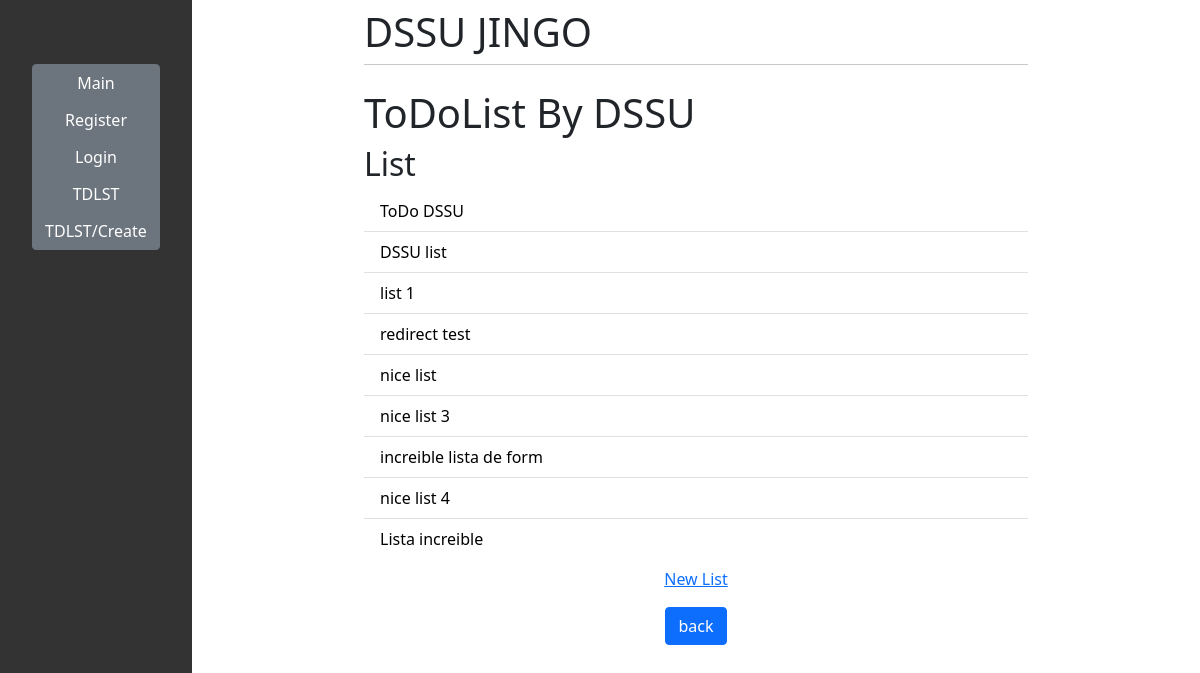
Page /sqlite/tdlst/ on the earlier database version.
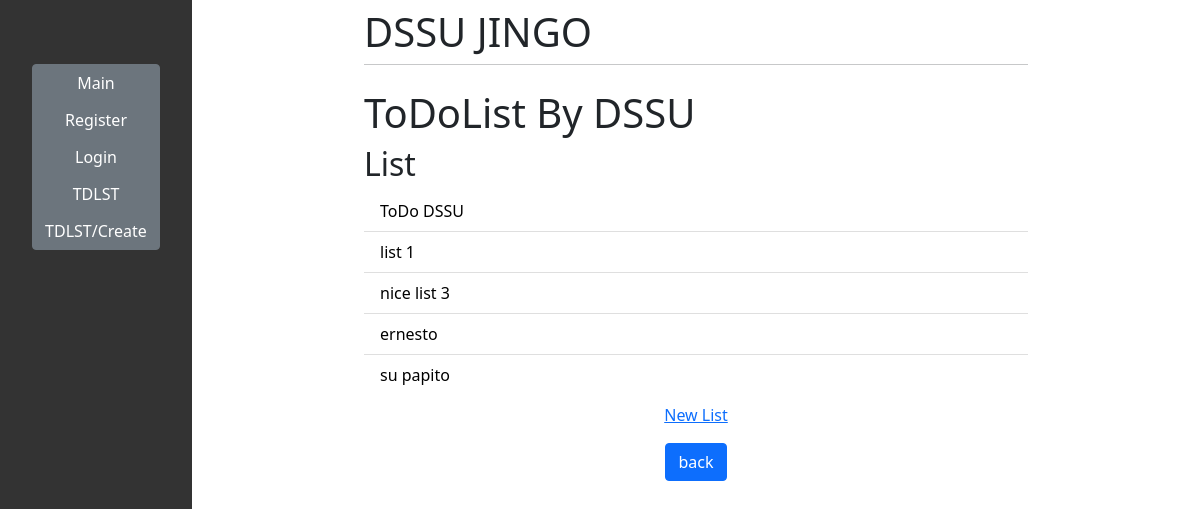
Same page on the later database version.
### tdlst/models.py (models this page shows, shortened)
class ToDoList(models.Model):
    name = models.CharField(max_length=200)

### tdlst/views.py (the view)
# urls.py: path('', views.index, name='index'),
def index(response):
    lsts = obj.all()
    return render(response, 'tdlst/list.html', {'lsts':lsts})

### tdlst/templates/tdlst/list.html (shortened to what this page needs)
{% extends 'main/base.html' %}
{% block content %}
<h1 class="mt-2">ToDoList By DSSU</h1>
<h2>List</h2>
<ul class="list-group list-group-flush">
{% for lst in lsts %}
    <li class="list-group-item"><a href="{{lst.id}}">{{lst.name}}</a></li>
{% endfor %}
</ul>
<div class="mt-2 text-center"><a href="create">New List</a></div>
{% endblock %}

### main/templates/main/base.html (shortened to what this page needs)
<!DOCTYPE html>
<html lang="es">
<head>
    <link rel="stylesheet" href="https://cdnjs.cloudflare.com/ajax/libs/font-awesome/6.0.0/css/all.min.css"
 />
    <link href="https://cdn.jsdelivr.net/npm/bootstrap@5.1.3/dist/css/bootstrap.min.css" rel="stylesheet"
>
</head>
<body>
    <div class="sidenav">
        <div class="btn-group-vertical mt-5 d-grid">
            <a class="btn btn-secondary" href="/">Main</a>
            <a class="btn btn-secondary" href="/sqlite/register">Register</a>
            <a class="btn btn-secondary" href="/sqlite/login">Login</a>
            <a class="btn btn-secondary" href="/sqlite/tdlst/">TDLST</a>
            <a class="btn btn-secondary" href="/sqlite/tdlst/create">TDLST/Create</a>
        </div>
    </div>
    <div id="content" name="content" class="main">
        <div class="row justify-content-center">
            <div class="col-8">
                <h1 class="mt-2">DSSU JINGO</h1>
                <hr class="mt-0 mb-4">
                {% block content %}
                {% endblock %}
                <div class="d-flex justify-content-center">
                    <a class="mt-3 btn btn-primary mx-auto" href="/">back</a>
                </div>
            </div>
        </div>
    </div>
</body>
</html>

### main/templates/main/base.html (style rules this page uses)
.sidenav { height: 100%; width: 12rem; position: fixed; z-index: 1; top: 0; left: 0; overflow: hidden; background-color: #333; padding-top: 1rem; }
.main { margin-left: 12rem; }
li a { text-decoration: none; color: black; }

Differences in the rows shown:
removed ToDoList: name "DSSU list"
removed ToDoList: name "redirect test"
removed ToDoList: name "nice list"
removed ToDoList: name "increible lista de form"
removed ToDoList: name "nice list 4"
removed ToDoList: name "Lista increible"
added ToDoList: name "ernesto"
added ToDoList: name "su papito"
